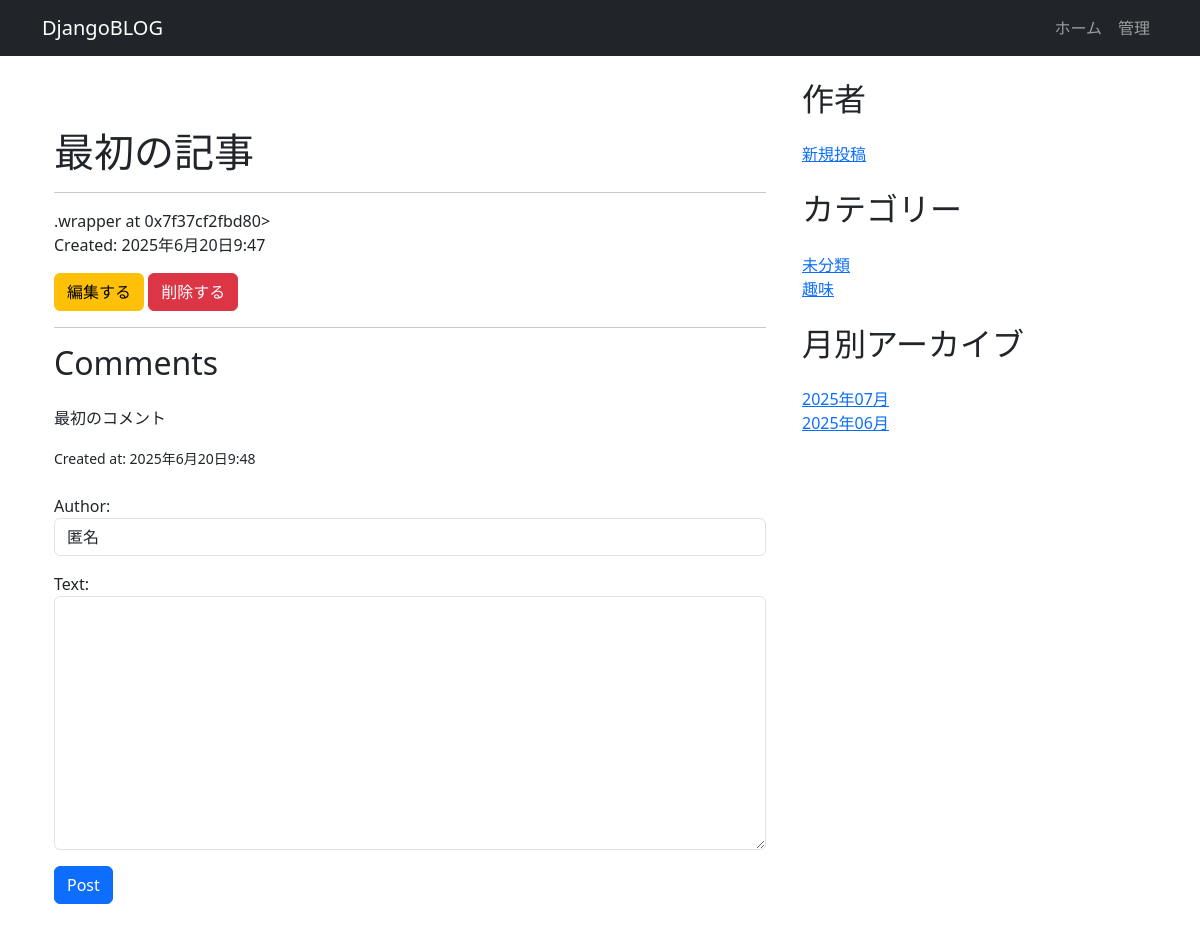
The app's page /post/1/ (signed in) with its own data.
### app/models.py (models this page shows, shortened)
class Post(models.Model):
    title = models.CharField(max_length=255)
    content = MarkdownxField()
    created_at = models.DateTimeField(auto_now_add=True)
    updated_at = models.DateTimeField(auto_now=True)
    thumbnail = models.ImageField(upload_to='images/', null=True, blank=True) #追加
    categories = models.ForeignKey(Category, on_delete=models.SET_DEFAULT, related_name='posts', default=1)
    def get_text_markdownx(self):
        return mark_safe(markdownify(self.content))

class Comment(models.Model):
    post = models.ForeignKey(Post, on_delete=models.CASCADE, related_name='comments')
    author = models.CharField(max_length=50, blank=True, default='匿名')
    text = models.TextField()
    created_at = models.DateTimeField(auto_now_add=True)
    approved_comment = models.BooleanField(default=False)

class Category(models.Model):
    name = models.CharField(max_length=255)
    slug = models.SlugField(unique=True, max_length=255, null=True, blank=True)
    description = models.TextField(null=True, blank=True)
    created_at = models.DateTimeField(auto_now_add=True)
    updated_at = models.DateTimeField(auto_now=True)
    def __str__(self):
        return self.name

### app/views.py (the view, shortened to what this page needs)
# urls.py: path('post/<int:pk>/', PostDetail.as_view(), name='post_detail'),
class PostDetail(DetailView):
    model = Post
    def get_context_data(self, **kwargs):
        context = super().get_context_data(**kwargs)
        comments = self.object.comments.all()
        form = CommentForm()
        context.update({
            'comments': comments,
            'form': form,
        })
        context.update(get_common_data())
        return context

### app/forms.py
class CommentForm(forms.ModelForm):
    class Meta:
        model = Comment
        fields = ('author', 'text',)
        widgets = {
            'text': forms.Textarea(attrs={'class': 'form-control'}),
            'author': forms.TextInput(attrs={'class': 'form-control'}),
        }

### app/views.py (called while the page is built)
def get_common_data():
    category_list = Category.objects.all()
    post_month_list = Post.objects.dates('created_at', 'month', order='DESC')
    return {'category_list': category_list, 'post_month_list': post_month_list}

### app/templates/app/post_detail.html (shortened to what this page needs)
{% extends 'blog_base.html' %}
{% block content %}
  <div class="container my-5">
    <div class="row">
      <div class="col-md-12">
        <h1>{{ post.title }}</h1>
        <hr>
        <div class="markdownx">
            {{ post.get_text_markdownx | safe }}
            <p>Created: {{ post.created_at }}</p>
        </div>
        <a class="btn btn-warning mr-2" href="{% url 'post_edit' post.id %}">
          編集する
        </a>
        <a class="btn btn-danger" href="{% url 'post_delete' post.id %}">
          削除する
        </a>
        <hr>
        <h2>Comments</h2>
        <ul class="list-unstyled">
          {% for comment in comments %}
            <li class="media my-4">
              <div class="media-body">
                <p>{% if comment.approved_comment %}
                  {{ comment.text }}
                  {% else %}
                  管理人の承認待ちです
                  {% endif %}</p>
                <small>Created at: {{ comment.created_at }}</small>
              </div>
            </li>
          {% empty %}
            <li>No comments yet</li>
          {% endfor %}
        </ul>
        <form method="post">
          {{ form.as_p }}
          <button type="submit" class="btn btn-primary">Post</button>
        </form>
      </div>
    </div>
  </div>
{% endblock %}

### app/templates/blog_base.html (shortened to what this page needs)
{% load static %}
<!DOCTYPE html>
<html>
<head>
  <link href="https://cdn.jsdelivr.net/npm/bootstrap@5.3.0/dist/css/bootstrap.min.css" rel="stylesheet">
  <link rel="stylesheet" href="{% static 'css/blog.css' %}">
</head>
<body>
  <nav class="navbar navbar-expand-lg navbar-dark bg-dark">
    <div class="container">
    <a class="navbar-brand" href="{% url 'post_list' %}">DjangoBLOG</a>
    <ul class="navbar-nav">
      <li class="nav-item"><a class="nav-link" href="/">ホーム</a></li>
                    <li class="nav-item">
                        <a class="nav-link" href="/admin">管理</a>
                    </li>
    </ul>
    </div>
  </nav>
  <main class="container mb-4">
    <div class="row">
      <div class="col-md-8 mt-4">
        {% block content %}
        {% endblock %}
      </div>
      <div class="col-md-4 mt-4">
        <h2 class="mb-4">作者</h2>
        <ul class="list-unstyled mb-4">
            <li><a href="{% url 'add_form' %}">新規投稿</a></li>
        </ul>
        <h2 class="mb-4">カテゴリー</h2>
        <ul class="list-unstyled mb-4">
            {% for category_name in category_list %}
                <li><a href="{% url 'post_list_by_category' slug=category_name.slug %}">{{ category_name }}</a></li>
            {% endfor %}
        </ul>
        <h2 class="mb-4">月別アーカイブ</h2>
        <ul class="list-unstyled mb-0">
            {% for post_month in post_month_list %}
                <li><a href="{% url 'post_list_by_month' year=post_month.year month=post_month.month %}">
                        {{ post_month|date:"Y年m月" }}
                    </a></li>
            {% endfor %}
        </ul>
      </div>
    </div>
  </main>
</body>
</html>

### app/static/css/blog.css (style rules this page uses)
label { display: block; }
input { width: 45%; padding: 5px; box-sizing: border-box; border: solid 1px; }
textarea { width: 45%; box-sizing: border-box; border: solid 1px; }

### records on screen
Post: title "最初の記事", get_text_markdownx ".wrapper at 0x7f37cf2fbd80>", created_at "2025年6月20日9:47"
Comment: text "最初のコメント", created_at "2025年6月20日9:48"
Category: name "未分類"
Category: name "趣味"

### other values on screen
{{ post_month|date:"Y年m月" }} "2025年07月" "2025年06月"
